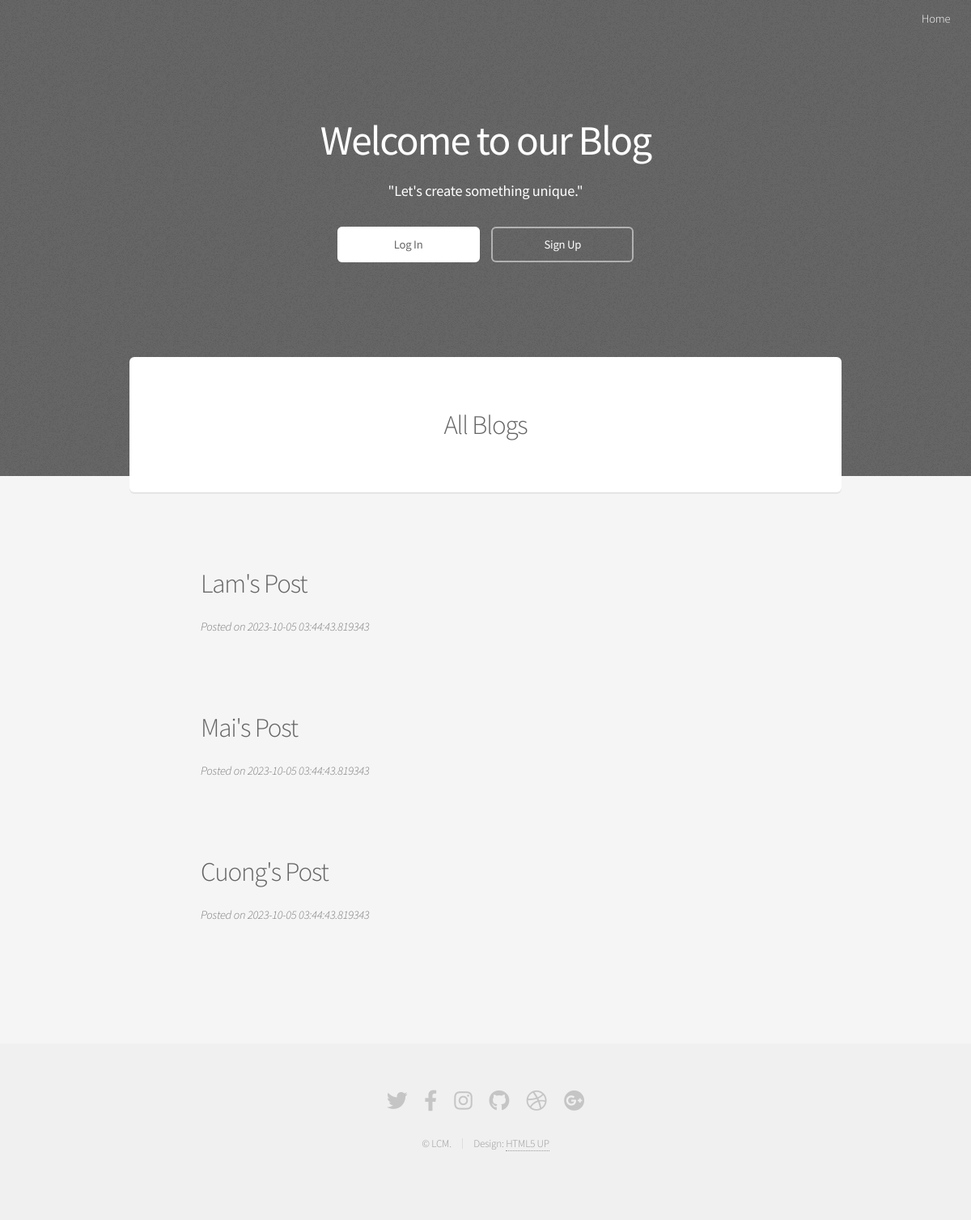
Page /home on the earlier database version.
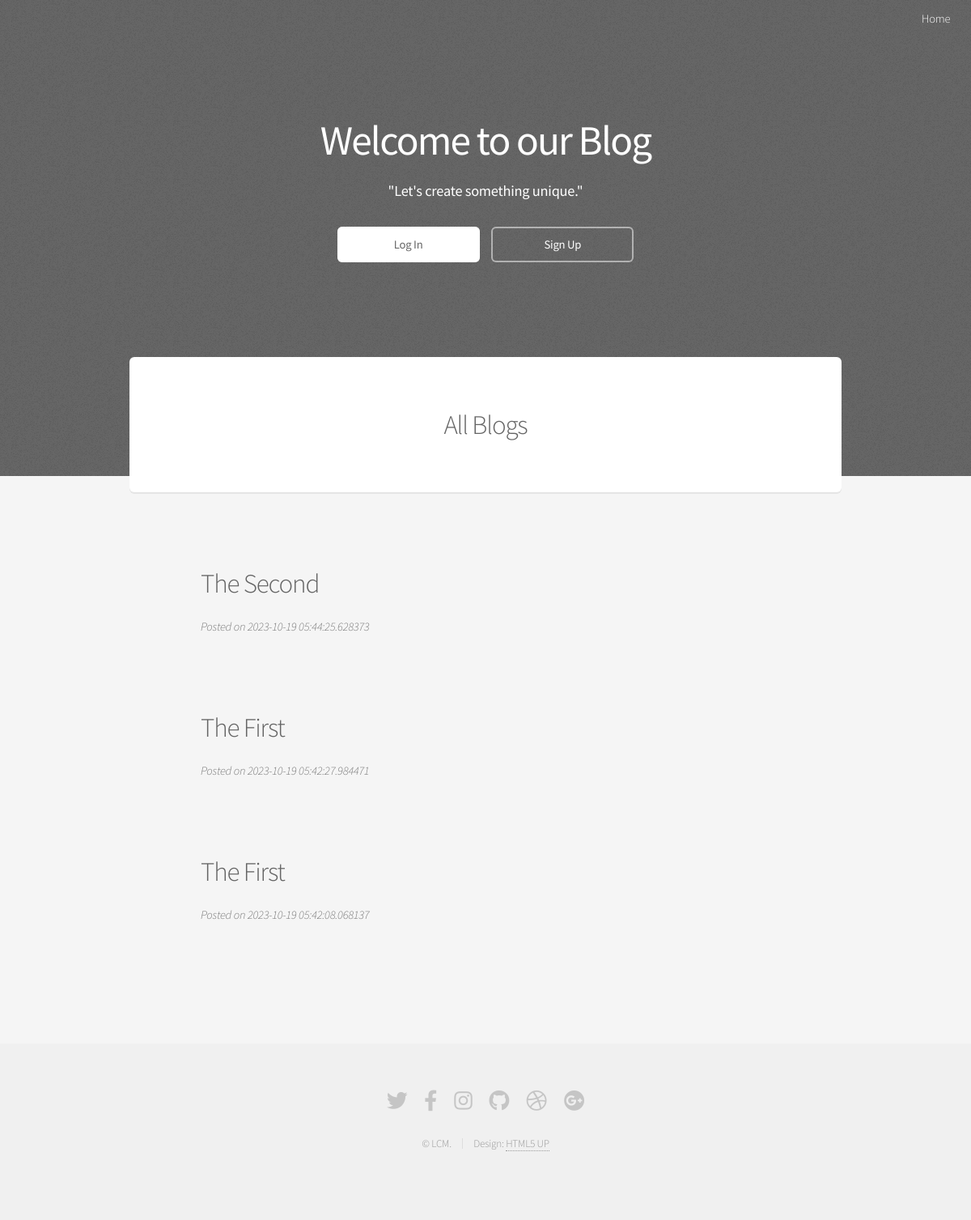
Same page on the later database version.
### blog/model.py (models this page shows, shortened)
class Post(db.Model):
    id = db.Column(db.Integer, primary_key=True)
    title = db.Column(db.String(100), nullable=False)
    content = db.Column(db.Text, nullable=False)
    date = db.Column(db.DateTime, nullable=False, default=datetime.utcnow)
    image_cover = db.Column(db.String(20), default="..\static\default_image_cover.jpg")
    post_rela = db.relationship('State', backref=db.backref('post', lazy=True))

### blog/route.py (the view)
@app.route('/')
@app.route('/home')
def home():
    page = request.args.get('page', 1, type=int)
    posts = Post.query.order_by(Post.date.desc()).paginate(page=page, per_page=5)
    return render_template('index.html', posts=posts)

### blog/templates/index.html (shortened to what this page needs)
<!DOCTYPE HTML>
<html>
	<head>
		<link rel="stylesheet" href="../static/assets/css/main.css" />
	</head>
	<body class="landing is-preload">
		<div id="page-wrapper">
            <header id="header" class="alt">
                <nav id="nav">
                    <ul>
                        <li><a href="{{ url_for('home') }}">Home</a></li>
                    </ul>
                </nav>
            </header>
            <section id="banner">
                <h2><b style="color: white;">Welcome to our Blog</b></h2>
                <p><b style="color: white;">"Let's create something unique."</b></p>
                {% if not current_user.is_authenticated: %}
                <ul class="actions special">
                    <li><a href="{{ url_for('login') }}" class="button primary">Log In</a></li>
                    <li><a href="{{ url_for('signup') }}" class="button">Sign Up</a></li>
                </ul>
                {% endif %}
            </section>
            <section id="main" class="container">
                <section class="box special">
                    <header class="major">
                        <h2>All Blogs</h2>
                    </header>
                </section>
                {% for post in posts: %}
                <div style="margin: 10%">
                    <a href="{{ url_for('post', post_id=post.id) }}">
                    <h2>
                        {{ post.title }}
                    </h2>
                    </a>
                    <i>Posted on {{ post.date }}</i>
                </div>
                {% endfor %}
            </section>
            <footer id="footer">
                <ul class="icons">
                    <li><a href="#" class="icon brands fa-twitter"><span class="label">Twitter</span></a></li>
                    <li><a href="#" class="icon brands fa-facebook-f"><span class="label">Facebook</span></a></li>
                    <li><a href="#" class="icon brands fa-instagram"><span class="label">Instagram</span></a></li>
                    <li><a href="#" class="icon brands fa-github"><span class="label">Github</span></a></li>
                    <li><a href="#" class="icon brands fa-dribbble"><span class="label">Dribbble</span></a></li>
                    <li><a href="#" class="icon brands fa-google-plus"><span class="label">Google+</span></a></li>
                </ul>
                <ul class="copyright">
                    <li>&copy; LCM.</li><li>Design: <a href="http://html5up.net">HTML5 UP</a></li>
                </ul>
            </footer>
		</div>
	</body>
</html>

Differences in the rows shown:
removed Post: title "Lam's Post", date "2023-10-05 03:44:43.819343"
removed Post: title "Mai's Post", date "2023-10-05 03:44:43.819343"
removed Post: title "Cuong's Post", date "2023-10-05 03:44:43.819343"
added Post: title "The Second", date "2023-10-19 05:44:25.628373"
added Post: title "The First", date "2023-10-19 05:42:27.984471"
added Post: title "The First", date "2023-10-19 05:42:08.068137"
